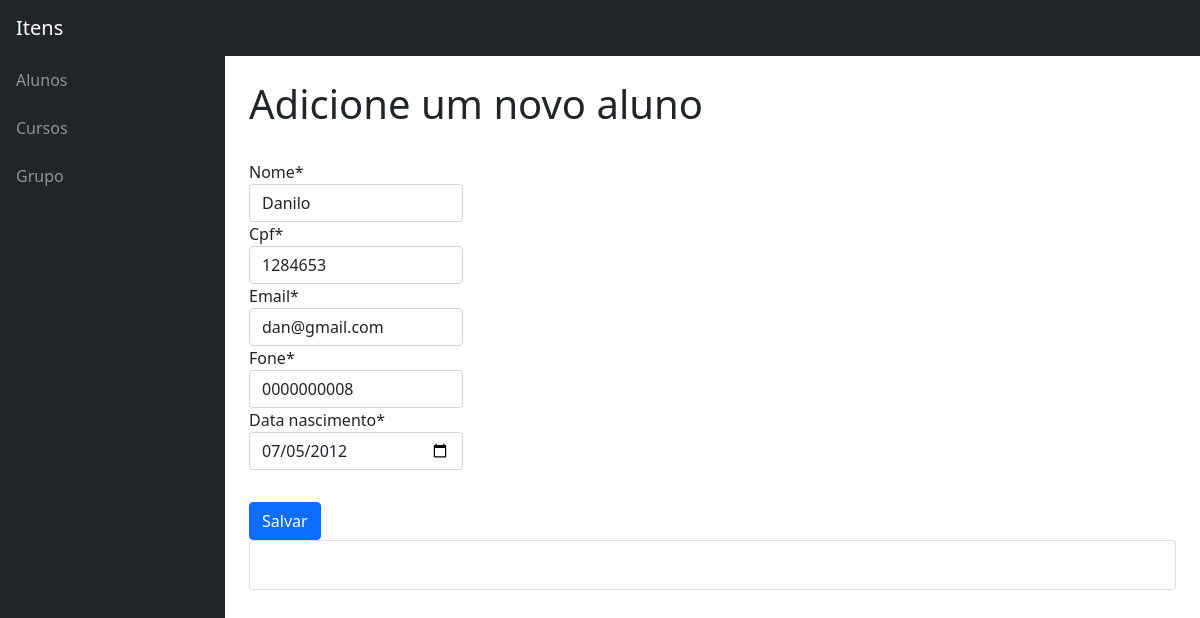
Before: /updatealunos/1 with the older database file.
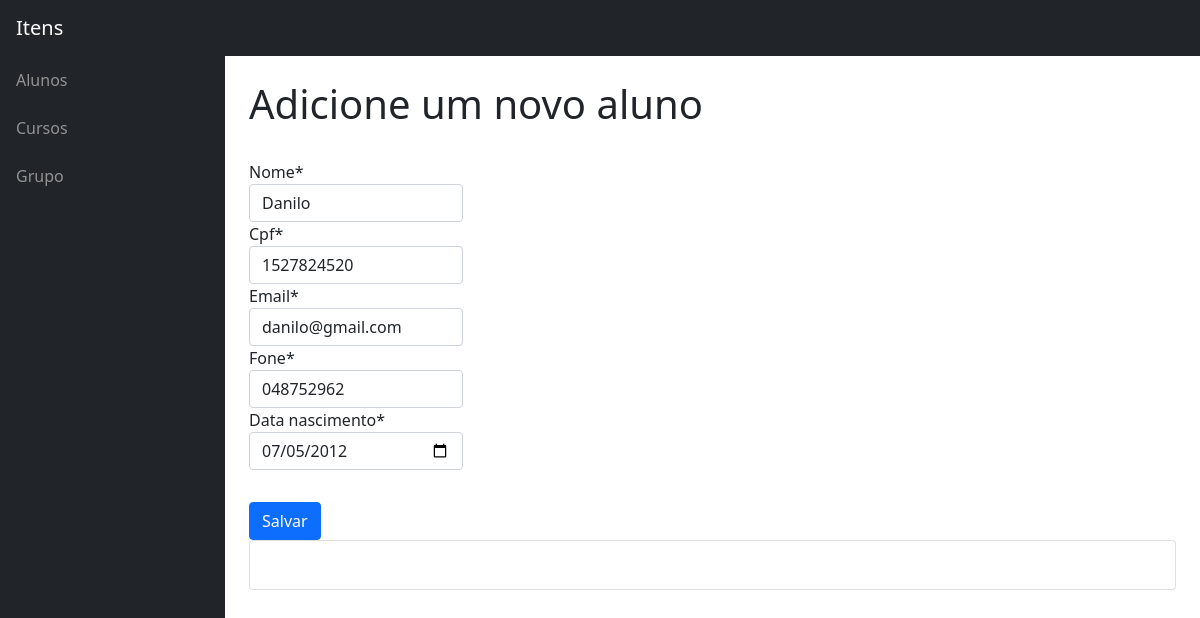
After: the same page with the newer database file.
### Crud/models.py (models this page shows, shortened)
class Aluno (models.Model):
    id = models.AutoField(primary_key=True)
    cpf = models.CharField(max_length=11)
    nome = models.CharField(max_length=50)
    email = models.EmailField(max_length=50)
    fone = models.CharField(max_length=11)
    data_nascimento = models.DateField()

### Crud/views.py (the view)
# urls.py: path('updatealunos/<int:id>', updateAluno, name="updatealunos"),
def updateAluno (request, id):
    aluno = Aluno.objects.get(pk=id)
    form = AlunoForm(request.POST or None, instance=aluno)
    if form.is_valid() :
        form.save()
        return redirect("/readalunos") #mudar
    conteudo = {"formulario": form}
    return render(request, 'create_aluno.html', conteudo)

### Crud/form.py
class AlunoForm (ModelForm):
    class Meta:
        model = Aluno
        fields = ('nome','cpf','email','fone','data_nascimento')
        widgets = {
            'data_nascimento' : NumberInput(attrs={'type':'date'})
        }

### Crud/templates/create_aluno.html (shortened to what this page needs)
{% extends 'base.html' %}
{% load crispy_forms_tags %}
    {% block 'titulo_conteudo' %}
    <h1 class="mt-4"> Adicione um novo aluno </h1>
    {% endblock %}
    {% block 'conteudo_form' %}
                <form method="post">
                    {{formulario|crispy}}
                 <button class="btn btn-primary" type="submit" style="margin-top: 2rem;">Salvar</button>
                </form>
    {% endblock %}

Changed rows visible on the page:
changed Aluno "Danilo": cpf "1284653" → "1527824520"; email "dan@gmail.com" → "danilo@gmail.com"; fone "0000000008" → "048752962"
